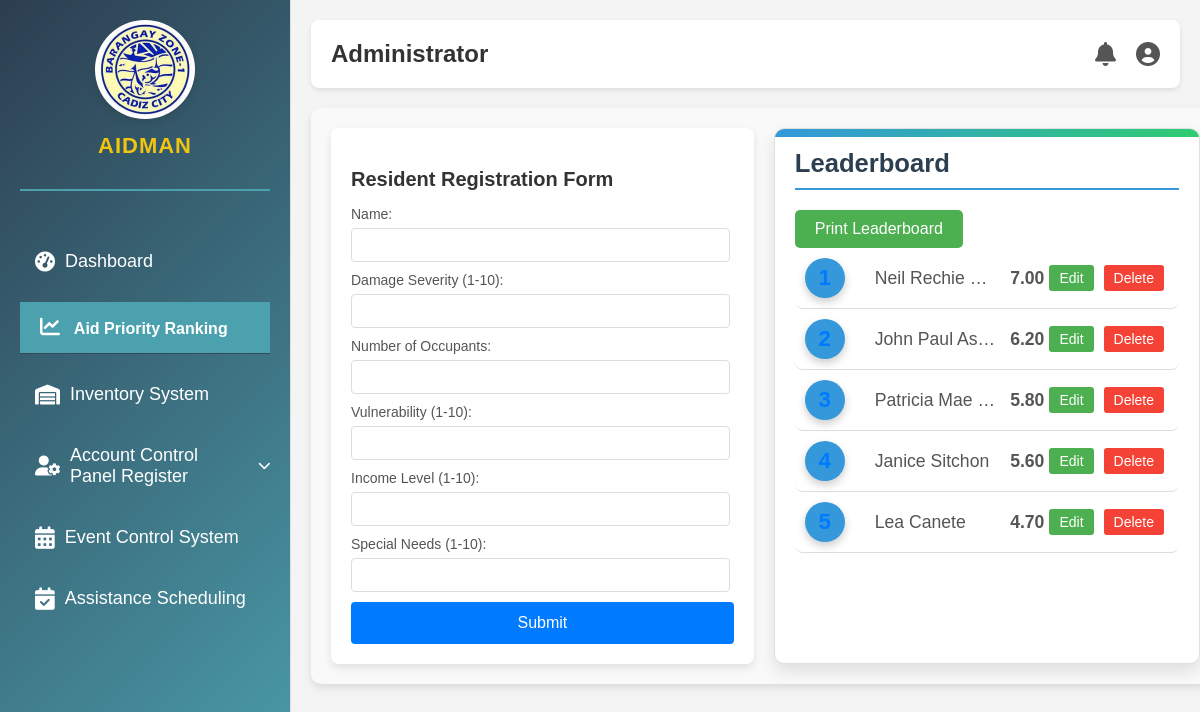
The app's page /aid-dashboard.php (signed in) with its own data.
### tables this page shows
CREATE TABLE `residents` (
  `id` int(11) NOT NULL,
  `name` varchar(100) NOT NULL,
  `damage_severity` int(11) NOT NULL,
  `number_of_occupants` int(11) NOT NULL,
  `vulnerability` int(11) NOT NULL,
  `income_level` int(11) NOT NULL,
  `special_needs` int(11) NOT NULL,
  `total_score` decimal(5,2) NOT NULL,
  `distribution_date` date DEFAULT NULL
);

### aid-dashboard.php (the view, shortened to what this page needs)
<!DOCTYPE html>
<html lang="en">
<head>
    <link rel="stylesheet" href="styles.css">
    <link rel="stylesheet" href="https://cdnjs.cloudflare.com/ajax/libs/font-awesome/6.0.0-beta3/css/all.min.css">
</head>
<body>
    <div class="container">
        <aside class="sidebar">
            <div class="logo">
                <img src="logo.jpg" alt="Barangay Logo">
                <h1>AIDMAN</h1>
            </div>
            <nav>
                <ul>
                    <li><a href="admin-dashboard.php"><i class="fas fa-tachometer-alt"></i> Dashboard</a></li>
                    <li class="nav-item active"><a href="aid-dashboard.php"><i class="fas fa-chart-line"></i> Aid Priority Ranking</a></li>
                    <li><a href="inventory-dashboard.php"><i class="fas fa-warehouse"></i> Inventory System</a></li>
                    <li class="arrow-dropdown">
                        <div class="arrow-dropdown-toggle" id="account-control-link">
                            <a href="account_control.php" style="flex-grow: 1;"><i class="fas fa-user-cog mr-2"></i> Account Control Panel Register</a>
                            <i class="fas fa-chevron-down arrow-toggle"></i>
                        </div>
                    </li>
                    <li><a href="event-control-system.php"><i class="fas fa-calendar-alt fa-lg mr-2"></i> Event Control System</a></li>
                    <li><a href="assistance-scheduling.php"><i class="fas fa-calendar-check fa-lg mr-2"></i> Assistance Scheduling</a></li>
                </ul>
            </nav>
        </aside>
        <main>
            <header>
                <h2>Administrator</h2>
                <div class="header-right">
                    <i class="fas fa-bell"></i>
                    <div class="dropdown">
                        <i class="fas fa-user-circle"></i>
                    </div>
                </div>
            </header>
            <div id="unique-card-container" class="card-container">
                <div class="card-header card-header-left">
                    <h3>Resident Registration Form</h3>
                    <form action="submit_aid.php" method="post">
                        <label for="name">Name:</label>
                        <input type="text" id="name" name="name" required><br>
                        <label for="damage_severity">Damage Severity (1-10):</label>
                        <input type="number" id="damage_severity" name="damage_severity" min="1" max="10" required><br>
                        <label for="number_of_occupants">Number of Occupants:</label>
                        <input type="number" id="number_of_occupants" name="number_of_occupants" required><br>
                        <label for="vulnerability">Vulnerability (1-10):</label>
                        <input type="number" id="vulnerability" name="vulnerability" min="1" max="10" required><br>
                        <label for="income_level">Income Level (1-10):</label>
                        <input type="number" id="income_level" name="income_level" min="1" max="10" required><br>
                        <label for="special_needs">Special Needs (1-10):</label>
                        <input type="number" id="special_needs" name="special_needs" min="1" max="10" required><br>
                        <input type="submit" value="Submit">
                    </form>
                </div>
                <div class="card-header card-header-right">
                    <h3>Leaderboard</h3>
                    <button onclick="printLeaderboard()" class="btn-print-leaderboard" style="background-color: #4CAF50; color: white; padding: 10px 20px; border: none; border-radius: 5px; cursor: pointer; font-size: 16px; transition: background-color 0.3s, box-shadow 0.3s, filter 0.3s;">Print Leaderboard</button>
                    <ul class="leaderboard" id="leaderboard">
                        <?php
                        $pdo = new PDO('mysql:host=localhost;dbname=aidman-db', 'root', '');
                        $stmt = $pdo->query('SELECT id, name, total_score FROM residents ORDER BY total_score DESC');
                        $rankings = $stmt->fetchAll(PDO::FETCH_ASSOC);
                        ?>
                        <?php foreach ($rankings as $index => $resident): ?>
                        <li class="person">
                            <span class="icon"><?php echo $index + 1; ?></span>
                            <span class="nickname"><?php echo htmlspecialchars($resident['name']); ?></span>
                            <span class="score"><?php echo htmlspecialchars($resident['total_score']); ?></span>
                            <a href="#" class="btn btn-leaderboard-edit edit-btn" data-id="<?php echo urlencode($resident['id']); ?>">Edit</a>
                            <a href="#" class="btn btn-leaderboard-delete delete-btn" data-id="<?php echo urlencode($resident['id']); ?>">Delete</a>
                        </li>
                        <?php endforeach; ?>
                    </ul>
                </div>
            </div>
        </main>
    </div>
</body>
</html>

### records on screen
residents: name "Neil Rechie…", total_score "7.00"
residents: name "John Paul Asoy", total_score "6.20"
residents: name "Patricia Mae…", total_score "5.80"
residents: name "Janice Sitchon", total_score "5.60"
residents: name "Lea Canete", total_score "4.70"
